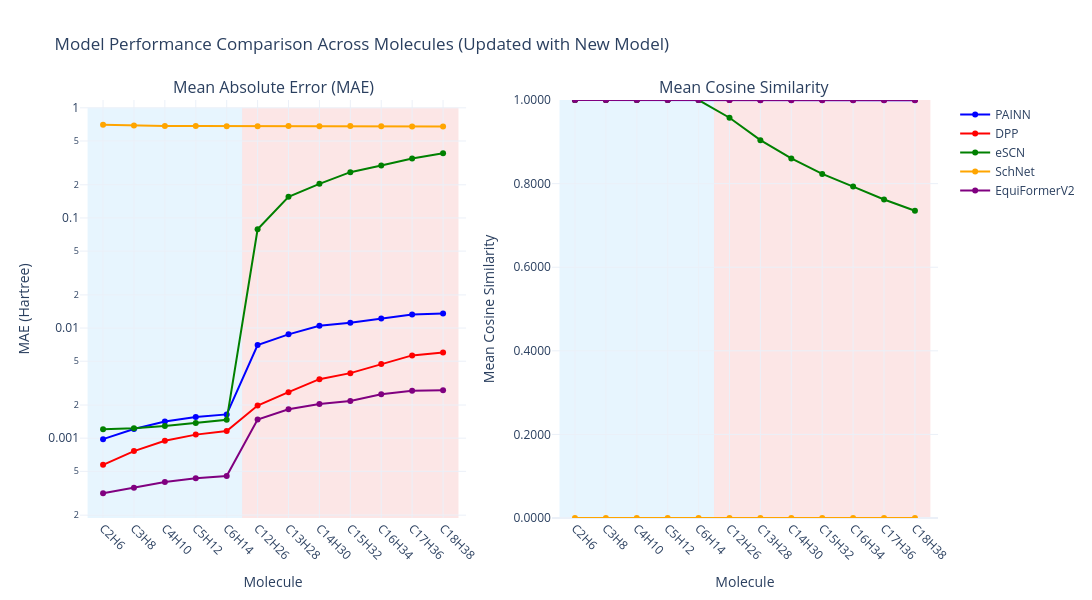

Notebook code for this chart:
### Code cell
# Create updated combined side-by-side subplots with all models including the new one
fig_combined_updated = make_subplots(
    rows=1, cols=2,
    subplot_titles=('Mean Absolute Error (MAE)', 'Mean Cosine Similarity'),
    horizontal_spacing=0.1
)

# Add MAE traces to first subplot
for model in df_updated['Model'].unique():
    model_data = df_updated[df_updated['Model'] == model]
    
    if not model_data['MAE'].isna().all():
        fig_combined_updated.add_trace(
            go.Scatter(
                x=model_data['Molecule'],  # Use molecule symbols instead of indices
                y=model_data['MAE'],
                mode='markers+lines',
                name=model,
                line=dict(color=model_colors_updated[model]),
                marker=dict(size=6, color=model_colors_updated[model]),
                showlegend=True
            ),
            row=1, col=1
        )

# Add Cosine Similarity traces to second subplot
for model in df_updated['Model'].unique():
    model_data = df_updated[df_updated['Model'] == model]
    
    fig_combined_updated.add_trace(
        go.Scatter(
            x=model_data['Molecule'],  # Use molecule symbols instead of indices
            y=model_data['Cosine_Similarity'],
            mode='markers+lines',
            name=model,
            line=dict(color=model_colors_updated[model]),
            marker=dict(size=6, color=model_colors_updated[model]),
            showlegend=False  # Don't duplicate legend
        ),
        row=1, col=2
    )

# Calculate proper Y-axis range for MAE
y_min_mae = df_updated['MAE'].min() * 0.9  # Add 10% padding below
y_max_mae = df_updated['MAE'].max() * 1.1  # Add 10% padding above

# Add background rectangles - blue for train data, red for test data
molecule_names = ['C2H6', 'C3H8', 'C4H10', 'C5H12', 'C6H14', 'C7H16', 'C8H18', 'C9H20', 'C10H22', 'C11H24', 'C12H26', 'C13H28']
num_molecules = len(molecule_names)

# Train data background for both subplots (first 5 molecules: C2H6 to C6H14)
fig_combined_updated.add_shape(type="rect",
              x0=-0.5, x1=4.5, y0=y_min_mae, y1=y_max_mae,
              fillcolor="LightSkyBlue", opacity=0.2,
              layer="below", line_width=0, row=1, col=1)
fig_combined_updated.add_shape(type="rect",
              x0=-0.5, x1=4.5, y0=0, y1=1,
              fillcolor="LightSkyBlue", opacity=0.2,
              layer="below", line_width=0, yref="paper", row=1, col=2)

# Test data background for both subplots (last 7 molecules: C7H16 to C13H28)
fig_combined_updated.add_shape(type="rect",
              x0=4.5, x1=num_molecules-0.5, y0=y_min_mae, y1=y_max_mae,
              fillcolor="LightCoral", opacity=0.2,
              layer="below", line_width=0, row=1, col=1)
fig_combined_updated.add_shape(type="rect",
              x0=4.5, x1=num_molecules-0.5, y0=0, y1=1,
              fillcolor="LightCoral", opacity=0.2,
              layer="below", line_width=0, yref="paper", row=1, col=2)

# Update x-axes
fig_combined_updated.update_xaxes(
    title_text="Molecule",
    tickangle=45,
    row=1, col=1
)
fig_combined_updated.update_xaxes(
    title_text="Molecule",
    tickangle=45,
    row=1, col=2
)

# Update y-axes - MAE with linear scale and proper formatting
fig_combined_updated.update_yaxes(
    title_text="MAE (Hartree)", 
    range=[y_min_mae, y_max_mae],
    tickformat=".6f",
    row=1, col=1
)
fig_combined_updated.update_yaxes(
    title_text="Mean Cosine Similarity", 
    range=[0, 1.0001],
    tickformat=".4f",
    row=1, col=2
)

# Update layout
fig_combined_updated.update_layout(
    title="Model Performance Comparison Across Molecules (Updated with New Model)",
    template="plotly_white",
    font=dict(size=12),
    width=1400,
    height=600,
    legend=dict(
        x=1.02,
        y=1,
        xanchor='left',
        yanchor='top'
    )
)

fig_combined_updated.show()

### Figure 1 — Plotly figure (JSON) as saved in the notebook; plotly's stock layout.template omitted (floating-point values rounded to 4 significant figures)
{"data": [{"line": {"color": "blue"}, "marker": {"color": "blue", "size": 6}, "mode": "markers+lines", "name": "PAINN", "showlegend": true, "type": "scatter", "x": ["C2H6", "C3H8", "C4H10", "C5H12", "C6H14", "C12H26", "C13H28", "C14H30", "C15H32", "C16H34", "C17H36", "C18H38"], "xaxis": "x", "y": [0.0009793, 0.001212, 0.001416, 0.001559, 0.001643, 0.007013, 0.008766, 0.01048, 0.01117, 0.01221, 0.01329, 0.01357], "yaxis": "y"}, {"line": {"color": "red"}, "marker": {"color": "red", "size": 6}, "mode": "markers+lines", "name": "DPP", "showlegend": true, "type": "scatter", "x": ["C2H6", "C3H8", "C4H10", "C5H12", "C6H14", "C12H26", "C13H28", "C14H30", "C15H32", "C16H34", "C17H36", "C18H38"], "xaxis": "x", "y": [0.0005726, 0.0007633, 0.000947, 0.001077, 0.001161, 0.00198, 0.002619, 0.003435, 0.003897, 0.00471, 0.005648, 0.006013], "yaxis": "y"}, {"line": {"color": "green"}, "marker": {"color": "green", "size": 6}, "mode": "markers+lines", "name": "eSCN", "showlegend": true, "type": "scatter", "x": ["C2H6", "C3H8", "C4H10", "C5H12", "C6H14", "C12H26", "C13H28", "C14H30", "C15H32", "C16H34", "C17H36", "C18H38"], "xaxis": "x", "y": [0.001202, 0.001232, 0.001289, 0.001372, 0.001468, 0.07894, 0.1555, 0.204, 0.2605, 0.3001, 0.3474, 0.3871], "yaxis": "y"}, {"line": {"color": "orange"}, "marker": {"color": "orange", "size": 6}, "mode": "markers+lines", "name": "SchNet", "showlegend": true, "type": "scatter", "x": ["C2H6", "C3H8", "C4H10", "C5H12", "C6H14", "C12H26", "C13H28", "C14H30", "C15H32", "C16H34", "C17H36", "C18H38"], "xaxis": "x", "y": [0.7036, 0.6897, 0.6855, 0.6835, 0.6818, 0.6792, 0.6826, 0.6808, 0.6825, 0.6803, 0.6769, 0.6779], "yaxis": "y"}, {"line": {"color": "purple"}, "marker": {"color": "purple", "size": 6}, "mode": "markers+lines", "name": "EquiFormerV2", "showlegend": true, "type": "scatter", "x": ["C2H6", "C3H8", "C4H10", "C5H12", "C6H14", "C12H26", "C13H28", "C14H30", "C15H32", "C16H34", "C17H36", "C18H38"], "xaxis": "x", "y": [0.0003154, 0.000355, 0.0004002, 0.0004334, 0.0004526, 0.001477, 0.001828, 0.002046, 0.002173, 0.002501, 0.002694, 0.002723], "yaxis": "y"}, {"line": {"color": "blue"}, "marker": {"color": "blue", "size": 6}, "mode": "markers+lines", "name": "PAINN", "showlegend": false, "type": "scatter", "x": ["C2H6", "C3H8", "C4H10", "C5H12", "C6H14", "C12H26", "C13H28", "C14H30", "C15H32", "C16H34", "C17H36", "C18H38"], "xaxis": "x2", "y": [1.0, 1.0, 1.0, 1.0, 1.0, 0.9999, 0.9998, 0.9997, 0.9997, 0.9996, 0.9995, 0.9995], "yaxis": "y2"}, {"line": {"color": "red"}, "marker": {"color": "red", "size": 6}, "mode": "markers+lines", "name": "DPP", "showlegend": false, "type": "scatter", "x": ["C2H6", "C3H8", "C4H10", "C5H12", "C6H14", "C12H26", "C13H28", "C14H30", "C15H32", "C16H34", "C17H36", "C18H38"], "xaxis": "x2", "y": [1.0, 1.0, 1.0, 1.0, 1.0, 1.0, 1.0, 1.0, 1.0, 0.9999, 0.9999, 0.9999], "yaxis": "y2"}, {"line": {"color": "green"}, "marker": {"color": "green", "size": 6}, "mode": "markers+lines", "name": "eSCN", "showlegend": false, "type": "scatter", "x": ["C2H6", "C3H8", "C4H10", "C5H12", "C6H14", "C12H26", "C13H28", "C14H30", "C15H32", "C16H34", "C17H36", "C18H38"], "xaxis": "x2", "y": [1.0, 1.0, 1.0, 1.0, 1.0, 0.9577, 0.904, 0.8603, 0.8231, 0.7929, 0.7621, 0.7352], "yaxis": "y2"}, {"line": {"color": "orange"}, "marker": {"color": "orange", "size": 6}, "mode": "markers+lines", "name": "SchNet", "showlegend": false, "type": "scatter", "x": ["C2H6", "C3H8", "C4H10", "C5H12", "C6H14", "C12H26", "C13H28", "C14H30", "C15H32", "C16H34", "C17H36", "C18H38"], "xaxis": "x2", "y": [0.0, 0.0, 0.0, 0.0, 0.0, 0.0, 0.0, 0.0, 0.0, 0.0, 0.0, 0.0], "yaxis": "y2"}, {"line": {"color": "purple"}, "marker": {"color": "purple", "size": 6}, "mode": "markers+lines", "name": "EquiFormerV2", "showlegend": false, "type": "scatter", "x": ["C2H6", "C3H8", "C4H10", "C5H12", "C6H14", "C12H26", "C13H28", "C14H30", "C15H32", "C16H34", "C17H36", "C18H38"], "xaxis": "x2", "y": [1.0, 1.0, 1.0, 1.0, 1.0, 0.9999, 1.0, 1.0, 1.0, 0.9999, 0.9999, 0.9999], "yaxis": "y2"}], "layout": {"annotations": [{"font": {"size": 16}, "showarrow": false, "text": "Mean Absolute Error (MAE)", "x": 0.225, "xanchor": "center", "xref": "paper", "y": 1, "yanchor": "bottom", "yref": "paper"}, {"font": {"size": 16}, "showarrow": false, "text": "Mean Cosine Similarity", "x": 0.775, "xanchor": "center", "xref": "paper", "y": 1, "yanchor": "bottom", "yref": "paper"}], "font": {"size": 12}, "height": 600, "legend": {"x": 1.02, "xanchor": "left", "y": 1, "yanchor": "top"}, "shapes": [{"fillcolor": "LightSkyBlue", "layer": "below", "line": {"width": 0}, "opacity": 0.2, "type": "rect", "x0": -0.5, "x1": 4.5, "xref": "x", "y0": 0, "y1": 1, "yref": "y"}, {"fillcolor": "LightSkyBlue", "layer": "below", "line": {"width": 0}, "opacity": 0.2, "type": "rect", "x0": -0.5, "x1": 4.5, "xref": "x2", "y0": 0, "y1": 1, "yref": "y2"}, {"fillcolor": "LightCoral", "layer": "below", "line": {"width": 0}, "opacity": 0.2, "type": "rect", "x0": 4.5, "x1": 11.5, "xref": "x", "y0": 0, "y1": 1, "yref": "y"}, {"fillcolor": "LightCoral", "layer": "below", "line": {"width": 0}, "opacity": 0.2, "type": "rect", "x0": 4.5, "x1": 11.5, "xref": "x2", "y0": 0, "y1": 1, "yref": "y2"}], "title": {"text": "Model Performance Comparison Across Molecules (Updated with New Model)"}, "width": 1400, "xaxis": {"anchor": "y", "domain": [0, 0.45], "tickangle": 45, "title": {"text": "Molecule"}}, "xaxis2": {"anchor": "y2", "domain": [0.55, 1], "tickangle": 45, "title": {"text": "Molecule"}}, "yaxis": {"anchor": "x", "domain": [0, 1], "title": {"text": "MAE (Hartree)"}, "type": "log"}, "yaxis2": {"anchor": "x2", "domain": [0, 1], "range": [0, 1.0], "tickformat": ".4f", "title": {"text": "Mean Cosine Similarity"}}}}
